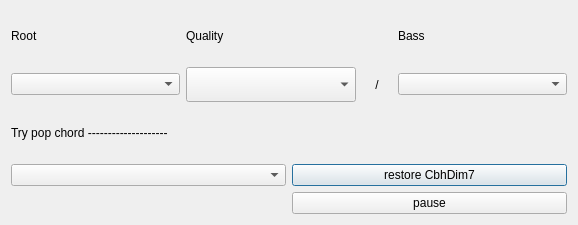
<?xml version="1.0" encoding="UTF-8"?>
<ui version="4.0">
 <class>DlgChd</class>
 <widget class="QDialog" name="DlgChd">
  <property name="geometry">
   <rect>
    <x>0</x>
    <y>0</y>
    <width>578</width>
    <height>225</height>
   </rect>
  </property>
  <property name="windowTitle">
   <string>Edit Chord</string>
  </property>
  <layout class="QVBoxLayout" name="verticalLayout">
   <item>
    <layout class="QHBoxLayout" name="hl1">
     <item>
      <widget class="QLabel" name="lbl1">
       <property name="text">
        <string>Root</string>
       </property>
      </widget>
     </item>
     <item>
      <widget class="QLabel" name="lbl2">
       <property name="text">
        <string>Quality</string>
       </property>
      </widget>
     </item>
     <item>
      <widget class="QLabel" name="lbl3">
       <property name="minimumSize">
        <size>
         <width>30</width>
         <height>0</height>
        </size>
       </property>
       <property name="maximumSize">
        <size>
         <width>30</width>
         <height>16777215</height>
        </size>
       </property>
       <property name="text">
        <string/>
       </property>
      </widget>
     </item>
     <item>
      <widget class="QLabel" name="lbl4">
       <property name="text">
        <string>Bass</string>
       </property>
      </widget>
     </item>
    </layout>
   </item>
   <item>
    <layout class="QHBoxLayout" name="hl2">
     <item>
      <widget class="QComboBox" name="root"/>
     </item>
     <item>
      <widget class="QComboBox" name="type">
       <property name="font">
        <font>
         <family>Courier 10 Pitch</family>
         <pointsize>14</pointsize>
        </font>
       </property>
      </widget>
     </item>
     <item>
      <widget class="QLabel" name="label">
       <property name="minimumSize">
        <size>
         <width>30</width>
         <height>0</height>
        </size>
       </property>
       <property name="maximumSize">
        <size>
         <width>30</width>
         <height>16777215</height>
        </size>
       </property>
       <property name="text">
        <string>/</string>
       </property>
       <property name="alignment">
        <set>Qt::AlignCenter</set>
       </property>
      </widget>
     </item>
     <item>
      <widget class="QComboBox" name="bass"/>
     </item>
    </layout>
   </item>
   <item>
    <widget class="QLabel" name="lblTry">
     <property name="text">
      <string>Try pop chord --------------------</string>
     </property>
    </widget>
   </item>
   <item>
    <layout class="QHBoxLayout" name="hl3">
     <item>
      <widget class="QComboBox" name="pop"/>
     </item>
     <item>
      <widget class="QPushButton" name="undo">
       <property name="text">
        <string>restore CbhDim7</string>
       </property>
      </widget>
     </item>
    </layout>
   </item>
   <item>
    <layout class="QHBoxLayout" name="hl4">
     <item>
      <widget class="QLabel" name="lblx">
       <property name="text">
        <string/>
       </property>
      </widget>
     </item>
     <item>
      <widget class="QPushButton" name="shhh">
       <property name="text">
        <string>pause</string>
       </property>
      </widget>
     </item>
    </layout>
   </item>
  </layout>
 </widget>
 <resources/>
 <connections/>
</ui>
